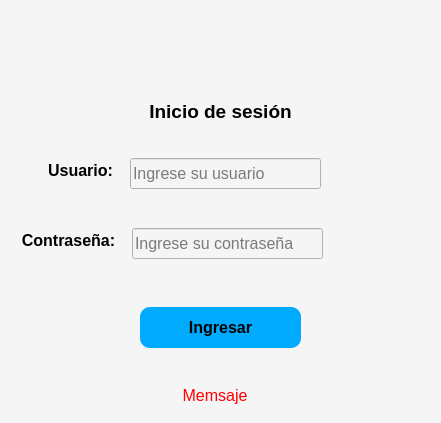
<?xml version="1.0" encoding="UTF-8"?>
<ui version="4.0">
 <class>fromLogin</class>
 <widget class="QDialog" name="fromLogin">
  <property name="geometry">
   <rect>
    <x>0</x>
    <y>0</y>
    <width>441</width>
    <height>423</height>
   </rect>
  </property>
  <property name="windowTitle">
   <string>Inicio de sesión</string>
  </property>
  <property name="styleSheet">
   <string notr="true">background-color: rgb(245, 245, 245);</string>
  </property>
  <widget class="QLabel" name="label">
   <property name="geometry">
    <rect>
     <x>-10</x>
     <y>-20</y>
     <width>461</width>
     <height>121</height>
    </rect>
   </property>
   <property name="text">
    <string/>
   </property>
   <property name="pixmap">
    <pixmap resource="../../../../../Imágenes/imagenes.qrc">:/LOGO/Crea_un_logo_sencillo_para_un_banco_el_titulo_es_BANK_DINNER_que_sea_de_color_negro_para_un_fondo_gris-removebg.png</pixmap>
   </property>
   <property name="scaledContents">
    <bool>true</bool>
   </property>
  </widget>
  <widget class="QLabel" name="label_2">
   <property name="geometry">
    <rect>
     <x>140</x>
     <y>100</y>
     <width>161</width>
     <height>21</height>
    </rect>
   </property>
   <property name="text">
    <string>&lt;!DOCTYPE HTML PUBLIC &quot;-//W3C//DTD HTML 4.0//EN&quot; &quot;http://www.w3.org/TR/REC-html40/strict.dtd&quot;&gt;
&lt;html&gt;&lt;head&gt;&lt;meta name=&quot;qrichtext&quot; content=&quot;1&quot; /&gt;&lt;meta charset=&quot;utf-8&quot; /&gt;&lt;style type=&quot;text/css&quot;&gt;
p, li { white-space: pre-wrap; }
hr { height: 1px; border-width: 0; }
li.unchecked::marker { content: &quot;\2610&quot;; }
li.checked::marker { content: &quot;\2612&quot;; }
&lt;/style&gt;&lt;/head&gt;&lt;body style=&quot; font-family:'Segoe UI'; font-size:9pt; font-weight:400; font-style:normal;&quot;&gt;
&lt;p align=&quot;center&quot; style=&quot; margin-top:12px; margin-bottom:12px; margin-left:0px; margin-right:0px; -qt-block-indent:0; text-indent:0px;&quot;&gt;&lt;span style=&quot; font-size:14pt; font-weight:700;&quot;&gt;Inicio de sesión&lt;/span&gt;&lt;/p&gt;&lt;/body&gt;&lt;/html&gt;</string>
   </property>
  </widget>
  <widget class="QLabel" name="label_3">
   <property name="geometry">
    <rect>
     <x>0</x>
     <y>160</y>
     <width>161</width>
     <height>21</height>
    </rect>
   </property>
   <property name="text">
    <string>&lt;html&gt;&lt;head/&gt;&lt;body&gt;&lt;p align=&quot;center&quot;&gt;&lt;span style=&quot; font-size:12pt; font-weight:700;&quot;&gt;Usuario:&lt;/span&gt;&lt;/p&gt;&lt;/body&gt;&lt;/html&gt;</string>
   </property>
  </widget>
  <widget class="QLabel" name="label_4">
   <property name="geometry">
    <rect>
     <x>-12</x>
     <y>230</y>
     <width>161</width>
     <height>21</height>
    </rect>
   </property>
   <property name="text">
    <string>&lt;html&gt;&lt;head/&gt;&lt;body&gt;&lt;p align=&quot;center&quot;&gt;&lt;span style=&quot; font-size:12pt; font-weight:700;&quot;&gt;Contraseña:&lt;/span&gt;&lt;/p&gt;&lt;/body&gt;&lt;/html&gt;</string>
   </property>
  </widget>
  <widget class="QLineEdit" name="txtUsuario">
   <property name="geometry">
    <rect>
     <x>130</x>
     <y>158</y>
     <width>191</width>
     <height>31</height>
    </rect>
   </property>
   <property name="font">
    <font>
     <pointsize>12</pointsize>
    </font>
   </property>
   <property name="styleSheet">
    <string notr="true"/>
   </property>
   <property name="placeholderText">
    <string>Ingrese su usuario</string>
   </property>
  </widget>
  <widget class="QLineEdit" name="txtContrasena">
   <property name="geometry">
    <rect>
     <x>132</x>
     <y>228</y>
     <width>191</width>
     <height>31</height>
    </rect>
   </property>
   <property name="font">
    <font>
     <pointsize>12</pointsize>
    </font>
   </property>
   <property name="echoMode">
    <enum>QLineEdit::Password</enum>
   </property>
   <property name="placeholderText">
    <string>Ingrese su contraseña</string>
   </property>
  </widget>
  <widget class="QPushButton" name="btnIngresar">
   <property name="geometry">
    <rect>
     <x>140</x>
     <y>307</y>
     <width>161</width>
     <height>41</height>
    </rect>
   </property>
   <property name="font">
    <font>
     <pointsize>12</pointsize>
     <bold>true</bold>
    </font>
   </property>
   <property name="cursor">
    <cursorShape>PointingHandCursor</cursorShape>
   </property>
   <property name="styleSheet">
    <string notr="true">background-color: rgb(0, 170, 255);
color: rgb(0, 0, 0);
border-radius:10px</string>
   </property>
   <property name="text">
    <string>Ingresar</string>
   </property>
  </widget>
  <widget class="QLabel" name="errorMensaje">
   <property name="geometry">
    <rect>
     <x>30</x>
     <y>380</y>
     <width>370</width>
     <height>30</height>
    </rect>
   </property>
   <property name="font">
    <font>
     <pointsize>12</pointsize>
    </font>
   </property>
   <property name="styleSheet">
    <string notr="true">color: rgb(255, 0, 0);</string>
   </property>
   <property name="text">
    <string>Memsaje</string>
   </property>
   <property name="alignment">
    <set>Qt::AlignCenter</set>
   </property>
  </widget>
 </widget>
 <resources>
  <include location="../../../../../Imágenes/imagenes.qrc"/>
 </resources>
 <connections/>
</ui>
